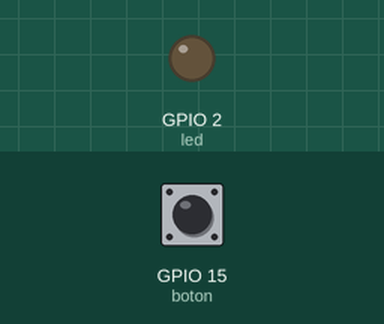
Bench run of a program on a simulated ESP32 board running MicroPython. Shown: output pins drawn as LEDs (lit = HIGH). Dashed ring = blinking. Inputs (shaded band) come from the test bench; at power-on: GPIO 15 (boton) LOW. What the program prints to the serial console is not drawn.

Above: at 1.2 s.
1.3 s: GPIO 15 (boton) pulled HIGH for 1 s
At 1.55 s:
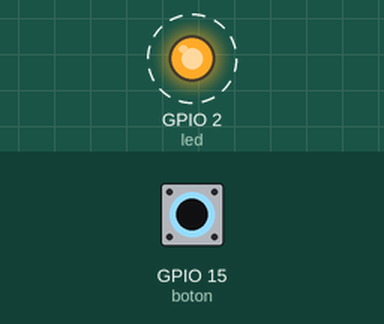
4.3 s: GPIO 15 (boton) pulled HIGH for 3.2 s
At 8.1 s:
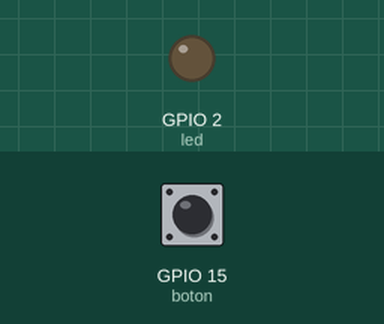
Timing chart, 0 to 9.6 s (numbered marks = the images above; inputs shaded):
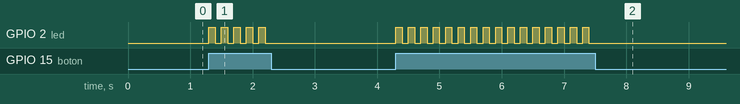

The program:

LED_BLINK.py
```python
# Escribe tu código aquí :-)

import time
import machine

led = machine.Pin(2, machine.Pin.OUT)
boton = machine.Pin(15, machine.Pin.IN)

while True:
    if(boton.value() == 1):
        led.on()
        time.sleep_ms(100)
        led.off()
        time.sleep_ms(100)
    elif(boton.value() == 0):
        print("LED OFF")
```

Measured:
- after the input at 1.3 s, GPIO 2 (led): alternates HIGH for 0.10 s and LOW for 0.10 s, 10 changes in all, then stays LOW, starting at once
- after the input at 4.3 s, GPIO 2 (led): alternates HIGH for 0.10 s and LOW for 0.10 s, 32 changes in all, then stays LOW, starting at once
